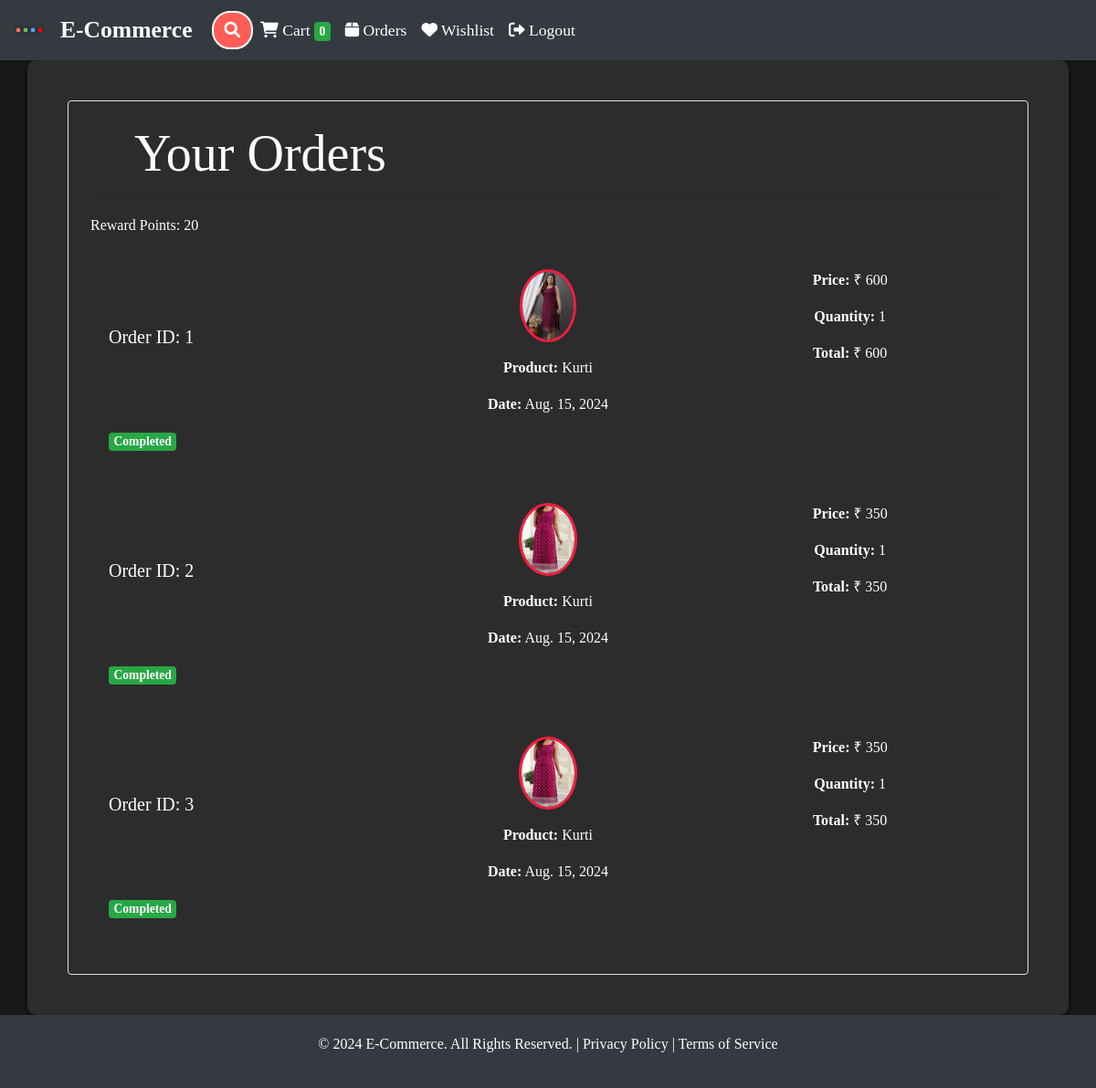
Screenshot of /orders/cancel/ (signed in) with the database file from the repository.
### store/models/orders.py (models this page shows, shortened)
class Order(models.Model):
    product = models.ForeignKey(Products, on_delete=models.CASCADE)
    customer = models.ForeignKey(Customer, on_delete=models.CASCADE)
    address = models.ForeignKey(Address, on_delete=models.CASCADE)  # Reference to the Address model
    quantity = models.IntegerField(default=1)
    price = models.IntegerField()
    date = models.DateField(default=datetime.datetime.today)
    status = models.BooleanField(default=False)
    cancelled = models.BooleanField(default=False)
    @staticmethod
    def get_orders_by_customer(customer_id):
        return Order.objects.filter(customer=customer_id).order_by('-date')
    @staticmethod
    def get_total_order_price(customer_id):
        orders = Order.objects.filter(customer_id=customer_id, status=True)
        return sum(order.price for order in orders)

### store/models/product.py (models this page shows, shortened)
class Products(models.Model):
    name = models.CharField(max_length=60)
    price = models.IntegerField(default=0)
    category = models.ForeignKey(Category, on_delete=models.CASCADE, default=1)
    description = models.CharField(max_length=250, default='', blank=True, null=True)
    image = models.ImageField(upload_to='uploads/products/')
    attributes = models.ManyToManyField(AttributeKey, through=ProductAttribute, related_name='products')

### store/views/orders.py (the view, shortened to what this page needs)
# urls.py: path('orders/cancel/', OrderView.as_view(), name='cancel_order'),
class OrderView(View):
    def get(self, request):
        customer = request.session.get('customer')
        orders = Order.get_orders_by_customer(customer)
        total_price = Order.get_total_order_price(customer)
        reward_points = (total_price // 500) * 10
        try:
            customer_instance = Customer.objects.get(id=customer)
            customer_instance.reward_points += reward_points
            customer_instance.save()
        except Customer.DoesNotExist:
            pass
        print(orders)
        return render(request, 'orders.html', {
            'orders': orders,
            'total_price': total_price,
            'reward_points': reward_points
        })

### store/templatetags/custom_filter.py (called while the page is built)
@register.filter(name='currency')
def currency(number):
    return "₹ "+str(number)

@register.filter(name='multiply')
def multiply(number , number1):
    return number * number1

### store/templates/orders.html (shortened to what this page needs)
{% extends 'base.html' %}
{% block content %}
    {% load cart %}
    {% load custom_filter %}
<link rel="stylesheet" href="https://cdnjs.cloudflare.com/ajax/libs/font-awesome/6.0.0-beta3/css/all.min.css">
    <div class="container">
        <div class="border rounded p-4 m-4">
            <p class="display-4 pl-4 ml-4">Your Orders</p>
            <hr>
            <p>Reward Points: {{ reward_points }}</p>
            {% for order in orders %}
            <div class="card mb-3">
                <div class="card-body">
                    <div class="row">
                        <div class="col-md-4 d-flex align-items-center">
                            <h5 class="card-title">Order ID: {{ order.id }}</h5>
                        </div>
                        <div class="col-md-4 d-flex flex-column align-items-center">
                            <p class="card-text"><img style="height: 80px;" class="rounded-circle" src="{{order.product.image.url}}" alt=""></p>
                            <p class="card-text"><strong>Product:</strong> {{ order.product.name }}</p>
                            <p class="card-text"><strong>Date:</strong> {{ order.date }}</p>
                     </div>
                        <div class="col-md-4 d-flex flex-column align-items-center">
                            <p class="card-text"><strong>Price:</strong> {{ order.price|currency }}</p>
                            <p class="card-text"><strong>Quantity:</strong> {{ order.quantity }}</p>
                            <p class="card-text"><strong>Total:</strong> {{ order.quantity|multiply:order.price|currency }}</p>
                        </div>
                    </div>
                    <div class="d-flex justify-content-between align-items-center mt-3">
                        <div>
                            {% if order.cancelled %}
                                <span class="badge badge-danger">Cancelled</span>
                            {% elif order.status %}
                                <span class="badge badge-success">Completed</span>
                            {% else %}
                                <span class="badge badge-warning">Pending</span>
                            {% endif %}
                        </div>
                    </div>
                </div>
            </div>
            {% endfor %}
        </div>
    </div>
{% endblock %}

### store/templates/base.html (style rules this page uses)
body { font-family: 'Roboto', sans-serif; background-color: #f8f9fa; color: #212529; }
.badge-success { background-color: #28a745; }

### store/templates/orders.html (style rules this page uses)
body { font-family: 'Lobster', cursive; background-color: #181818; color: #ffffff; }
.container { background-color: #2c2c2c; border-radius: 10px; padding: 20px; box-shadow: 0 4px 10px rgba(0, 0, 0, 0.5); }
.card { background-color: #2c2c2c; border: none; margin-bottom: 15px; transition: transform 0.3s, box-shadow 0.3s; }
.badge { font-size: 0.85rem; }
img.rounded-circle { border: 3px solid #f81c3f; }
.pl-4, .ml-4 { padding-left: 1.5rem; margin-left: 1.5rem; }

### rows the page displays
Order: id "1", product.image (picture), product.name "Kurti", date "Aug. 15, 2024", price "₹ 600", quantity "1", quantity|multiply "₹ 600", cancelled "Completed"
Order: id "2", product.image (picture), product.name "Kurti", date "Aug. 15, 2024", price "₹ 350", quantity "1", quantity|multiply "₹ 350", cancelled "Completed"
Order: id "3", product.image (picture), product.name "Kurti", date "Aug. 15, 2024", price "₹ 350", quantity "1", quantity|multiply "₹ 350", cancelled "Completed"

### other values shown
{{ request.session.cart.keys|length }} "0"
{{ reward_points }} "20"
